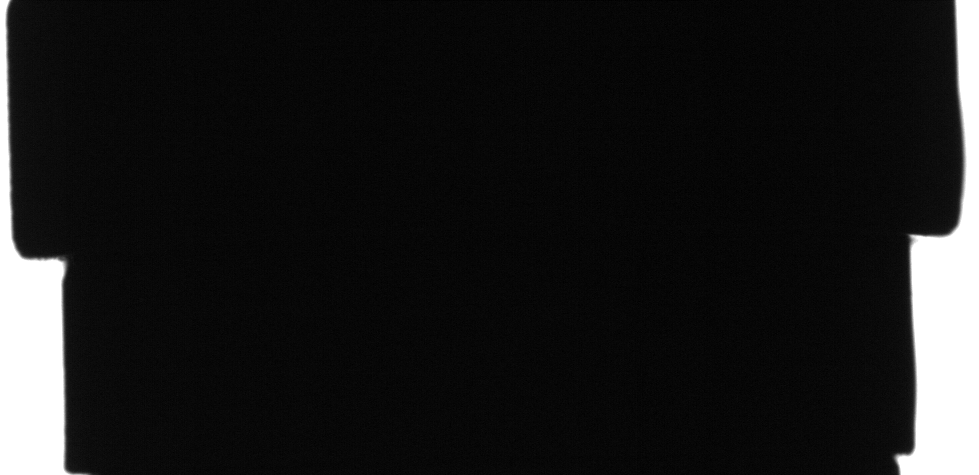
#> input picture RawImages/gripper.bmp, 979 x 475 px; its folder holds only this picture in this run
$ python -i cvlib.py   (imports and definitions only)   (Python 2 division)   (older library calls are emulated)
#> lines starting #> are read from the running program, lines starting #| are printed output that depends on the picture; after the words box and inside, x2 and y2 are one past the last pixel; in counts of white or black regions, pixels touching at a corner belong together
#> further down, picture is the input picture: shape (475, 979, 3); min 0, max 255, mean 27.5
"""
BNL NSLS-2 Computer Vision Module
Author: William Watson
Date: 2016-7-14

This Module contains numerous functions designed to
help in the data manipulation of images on the Beam-lines within NSLS-2.
It Uses the numpy and cv2 libraries to construct a simple module to
make image processing and computer vision easier, faster, and more compact.
"""

# DEPENDENCIES
import cv2
import cv2.cv as cv
import numpy as np
import sys
import time
import subprocess
from matplotlib import pyplot as plt
import matplotlib
from epics import caget, caput


# VERSION
__version__ = "0.5.3.2"
__opencv__ = cv2.__version__
__npversion__ = np.version.version
__sysver__ = sys.version
__matplotlibver__ = matplotlib.__version__

# GLOBAL VARS
colorMap_flag = {"autumn":0, "bone":1, "jet":2, "winter":3, "rainbow":4, "ocean":5, "summer":6, "spring":7, "cool":8, "hsv":9, "pink":10, "hot":11}
border_flag = {"constant":0, "reflect":2, "reflect101":4, "replicate":1, "default":4, "wrap":3}

#######################################################################################


#FIX FIX FIX

# METHODS KNOWN TO BE BROKEN / Need Further Looking!!!!!!!!!

# Is this really enhancing? Need to figure out...
# [4 lines left out: function enhance, not called in this run]

"""
Image Segmenting - Watershed Algorithm

Params:
	* img - image

Returns:
	* Segmented img
"""
def watershed(img):
	tmp = img.copy()
	gray = cv2.cvtColor(tmp, cv2.COLOR_BGR2GRAY)
	ret, thresh = cv2.threshold(gray, 0, 255, cv2.THRESH_BINARY_INV+cv2.THRESH_OTSU)
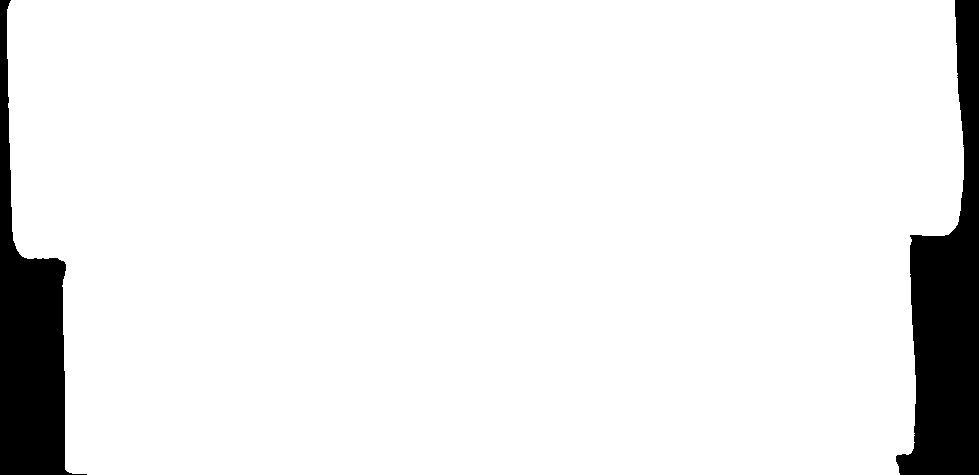
#> thresh: shape (475, 979); 92% white; 2 black regions, box (x1, y1, x2, y2) and area: (896, 0, 979, 475) 20715, (0, 0, 87, 475) 16497
#> ret = 129
	kernel = np.ones((3,3), np.uint8)
	opening = cv2.morphologyEx(thresh, cv2.MORPH_OPEN, kernel, iterations=2)
#> opening: shape (475, 979); 92% white; 2 black regions, box (x1, y1, x2, y2) and area: (896, 0, 979, 475) 20732, (0, 0, 87, 475) 16499
	sure_bg = cv2.dilate(opening, kernel, iterations=3)
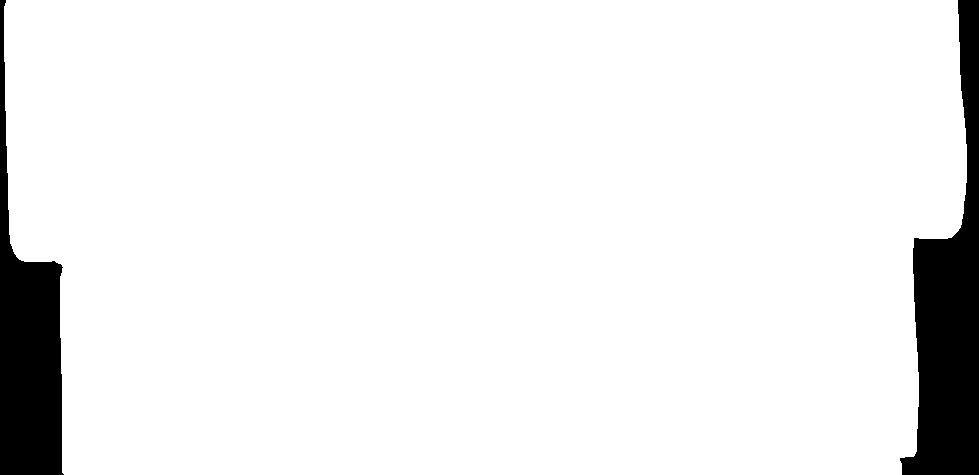
#> sure_bg: shape (475, 979); 92.7% white; 2 black regions, box (x1, y1, x2, y2) and area: (900, 0, 979, 475) 19023, (0, 0, 64, 475) 14822
	dist_transform = cv2.distanceTransform(opening, cv2.cv.CV_DIST_L2, 5)
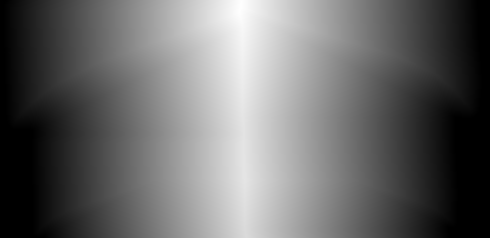
#> dist_transform: shape (475, 979) float32 (shown at 1/2 size); min 0, max 474, mean 197.7; drawn with min black and max white
	ret, sure_fg = cv2.threshold(dist_transform, 0.7*dist_transform.max(), 255, 0)
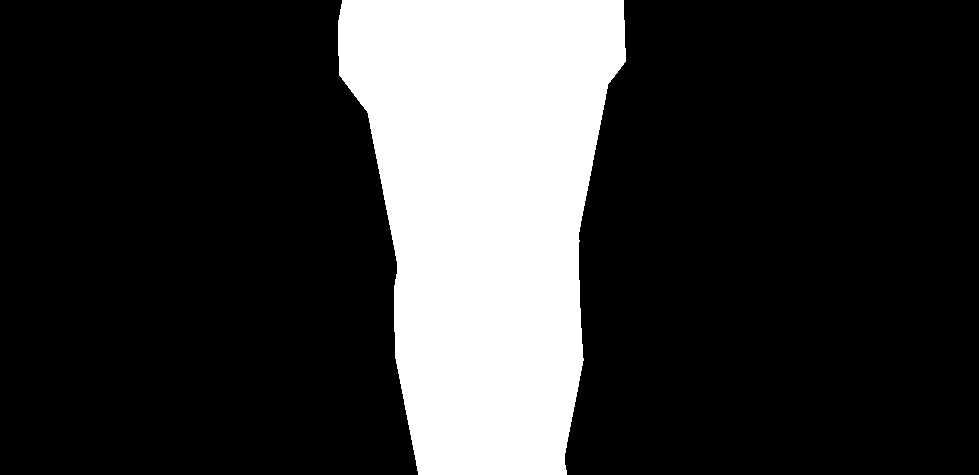
#> sure_fg: shape (475, 979) float32; 21.3% white; 1 white region, box (x1, y1, x2, y2) and area: (338, 0, 626, 475) 99127
#> ret = 331.8
	sure_fg = np.uint8(sure_fg)
	unknown = cv2.subtract(sure_bg, sure_fg)
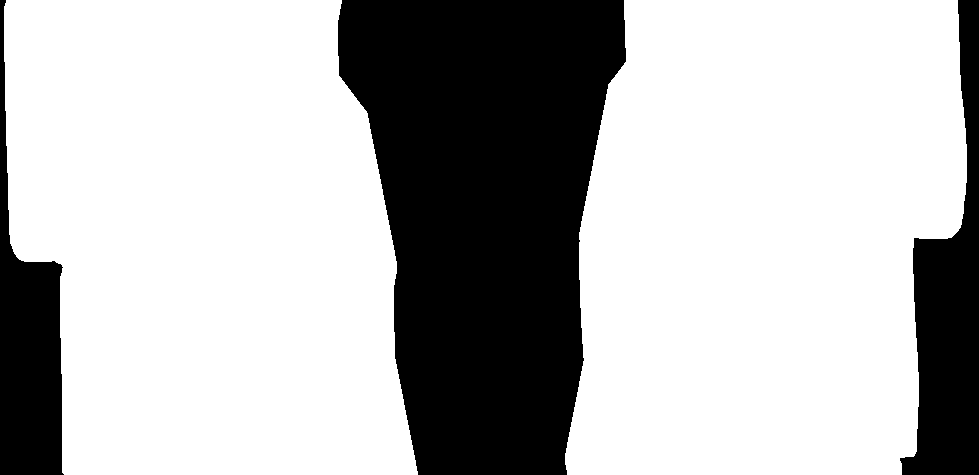
#> unknown: shape (475, 979); 71.4% white; 3 black regions, box (x1, y1, x2, y2) and area: (338, 0, 626, 475) 99127, (900, 0, 979, 475) 19023, (0, 0, 64, 475) 14822
	ret, markers = cv2.connectedComponents(sure_fg) #IS THIS REALLY NOT IMPLEMENTED IN PYTHON?
#> ret = 2
#> (the rest of the program and of its run is left out)
